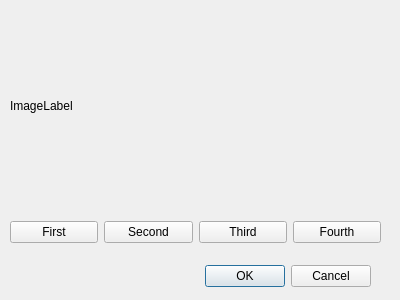
<?xml version="1.0" encoding="UTF-8"?>
<ui version="4.0">
 <class>Dialog</class>
 <widget class="QDialog" name="Dialog">
  <property name="geometry">
   <rect>
    <x>0</x>
    <y>0</y>
    <width>400</width>
    <height>300</height>
   </rect>
  </property>
  <property name="windowTitle">
   <string>Dialog</string>
  </property>
  <widget class="QDialogButtonBox" name="buttonBox">
   <property name="geometry">
    <rect>
     <x>30</x>
     <y>260</y>
     <width>341</width>
     <height>32</height>
    </rect>
   </property>
   <property name="orientation">
    <enum>Qt::Horizontal</enum>
   </property>
   <property name="standardButtons">
    <set>QDialogButtonBox::Cancel|QDialogButtonBox::Ok</set>
   </property>
  </widget>
  <widget class="QLabel" name="label">
   <property name="geometry">
    <rect>
     <x>10</x>
     <y>10</y>
     <width>381</width>
     <height>191</height>
    </rect>
   </property>
   <property name="text">
    <string>ImageLabel</string>
   </property>
  </widget>
  <widget class="QWidget" name="">
   <property name="geometry">
    <rect>
     <x>10</x>
     <y>220</y>
     <width>371</width>
     <height>25</height>
    </rect>
   </property>
   <layout class="QHBoxLayout" name="horizontalLayout">
    <item>
     <widget class="QPushButton" name="first">
      <property name="text">
       <string>First</string>
      </property>
      <attribute name="buttonGroup">
       <string notr="true">buttonGroup</string>
      </attribute>
     </widget>
    </item>
    <item>
     <widget class="QPushButton" name="second">
      <property name="text">
       <string>Second</string>
      </property>
      <attribute name="buttonGroup">
       <string notr="true">buttonGroup</string>
      </attribute>
     </widget>
    </item>
    <item>
     <widget class="QPushButton" name="third">
      <property name="text">
       <string>Third</string>
      </property>
      <attribute name="buttonGroup">
       <string notr="true">buttonGroup</string>
      </attribute>
     </widget>
    </item>
    <item>
     <widget class="QPushButton" name="fourth">
      <property name="text">
       <string>Fourth</string>
      </property>
      <attribute name="buttonGroup">
       <string notr="true">buttonGroup</string>
      </attribute>
     </widget>
    </item>
   </layout>
  </widget>
 </widget>
 <resources/>
 <connections>
  <connection>
   <sender>buttonBox</sender>
   <signal>accepted()</signal>
   <receiver>Dialog</receiver>
   <slot>accept()</slot>
   <hints>
    <hint type="sourcelabel">
     <x>248</x>
     <y>254</y>
    </hint>
    <hint type="destinationlabel">
     <x>157</x>
     <y>274</y>
    </hint>
   </hints>
  </connection>
  <connection>
   <sender>buttonBox</sender>
   <signal>rejected()</signal>
   <receiver>Dialog</receiver>
   <slot>reject()</slot>
   <hints>
    <hint type="sourcelabel">
     <x>316</x>
     <y>260</y>
    </hint>
    <hint type="destinationlabel">
     <x>286</x>
     <y>274</y>
    </hint>
   </hints>
  </connection>
 </connections>
 <buttongroups>
  <buttongroup name="buttonGroup"/>
 </buttongroups>
</ui>
